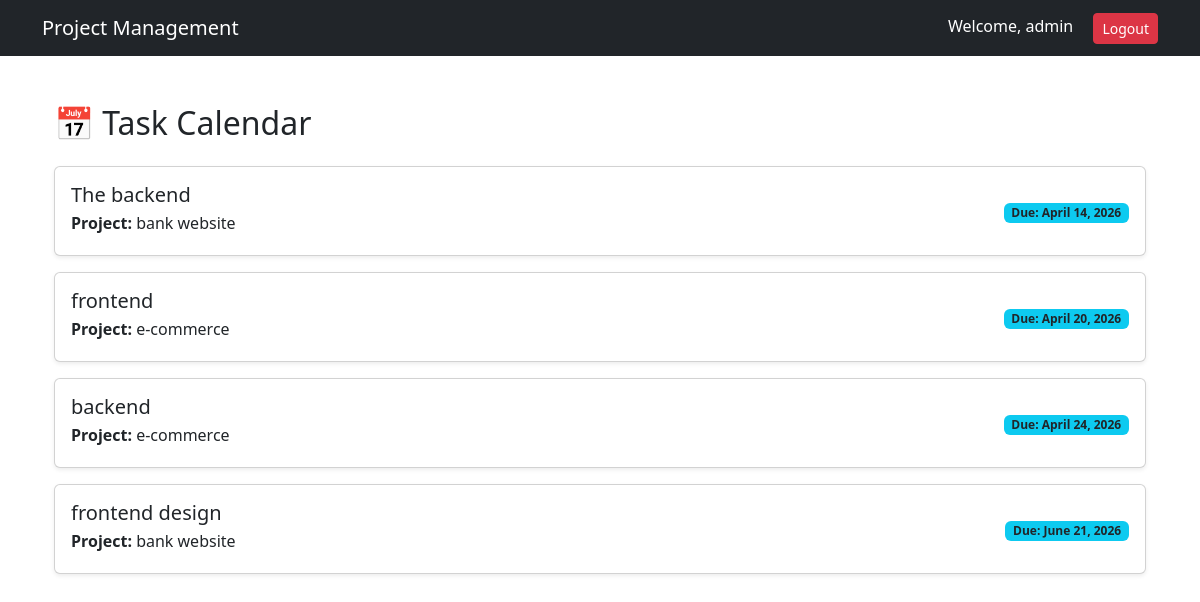
/calendar/ (signed in), run on the app's committed database.
### core/models.py (models this page shows, shortened)
class CustomUser(AbstractUser):
    USER_TYPE_CHOICES = (
        ('admin', 'Admin'),
        ('employee', 'Employee'),
    )
    user_type = models.CharField(max_length=20, choices=USER_TYPE_CHOICES, default='employee')
    phone = models.CharField(max_length=15, blank=True, null=True)
    profile_image = models.ImageField(upload_to='profiles/', blank=True, null=True)

class Task(models.Model):
    STATUS_CHOICES = [
        ('Pending', 'Pending'),
        ('In Progress', 'In Progress'),
        ('Completed', 'Completed'),
    ]
    title = models.CharField(max_length=200)
    description = models.TextField()
    status = models.CharField(max_length=20, choices=STATUS_CHOICES, default='Pending')
    project = models.ForeignKey(Project, on_delete=models.CASCADE)
    assigned_to = models.ForeignKey(settings.AUTH_USER_MODEL, on_delete=models.CASCADE)
    due_date = models.DateField()
    created_at = models.DateTimeField(auto_now_add=True)
    submission_file = models.FileField(upload_to='submissions/', null=True, blank=True)

class Project(models.Model):
    STATUS_CHOICES = [
        ('Pending', 'Pending'),
        ('In Progress', 'In Progress'),
        ('Completed', 'Completed'),
    ]
    name = models.CharField(max_length=200)
    description = models.TextField()
    status = models.CharField(max_length=20, choices=STATUS_CHOICES, default='Pending')
    start_date = models.DateField()
    end_date = models.DateField()
    assigned_manager = models.ForeignKey(settings.AUTH_USER_MODEL, on_delete=models.CASCADE, related_name='managed_projects')

### core/views.py (the view)
# urls.py: path('calendar/',calendarview),
@admin_required
def calendarview(request):
    tasks = Task.objects.all().order_by('due_date')
    return render(request, 'calendar.html', {'tasks': tasks})

### core/templates/calendar.html
{% extends "base.html" %}
{% block content %}
<div class="container mt-5">
    <h2 class="mb-4">📅 Task Calendar</h2>
    {% for task in tasks %}
        <div class="card shadow-sm mb-3">
            <div class="card-body">
                <div class="d-flex justify-content-between align-items-center">
                    <div>
                        <h5 class="mb-1">{{ task.title }}</h5>
                        <p class="mb-1">
                            <strong>Project:</strong> {{ task.project.name }}
                        </p>
                    </div>
                    <div class="text-end">
                     <span class="badge bg-info text-dark">
                      Due: {{ task.due_date }}
                        </span>
                        </div>
                       </div>
                </div>
               </div>
    {% empty %}
        <div class="alert alert-info">
            No upcoming tasks.
        </div>
    {% endfor %}
</div>
{% endblock %}

### core/templates/base.html (shortened to what this page needs)
{% load static %}
<!DOCTYPE html>
<html>
    <link href="https://cdn.jsdelivr.net/npm/bootstrap@5.3.2/dist/css/bootstrap.min.css" rel="stylesheet">
      {% load static %}
    <link rel="stylesheet" href="{% static 'css/style.css' %}">
</head>
<body>
<nav class="navbar navbar-expand-lg navbar-dark bg-dark">
    <div class="container">
        <a class="navbar-brand" href="/">Project Management</a>
        <div class="ms-auto">
            {% if user.is_authenticated %}
                <span class="text-white me-3">
                    Welcome, {{ user.username }}
                </span>
                <a href="/logout/" class="btn btn-danger btn-sm">
                    Logout
                </a>
            {% endif %}
        </div>
    </div>
</nav>
<div class="container mt-4">
    {% block content %}
    {% endblock %}
</div>
</body>
</html>

### data on the page
CustomUser: username "admin"
Task: title "The backend", project.name "bank website", due_date "April 14, 2026"
Task: title "frontend", project.name "e-commerce", due_date "April 20, 2026"
Task: title "backend", project.name "e-commerce", due_date "April 24, 2026"
Task: title "frontend design", project.name "bank website", due_date "June 21, 2026"
